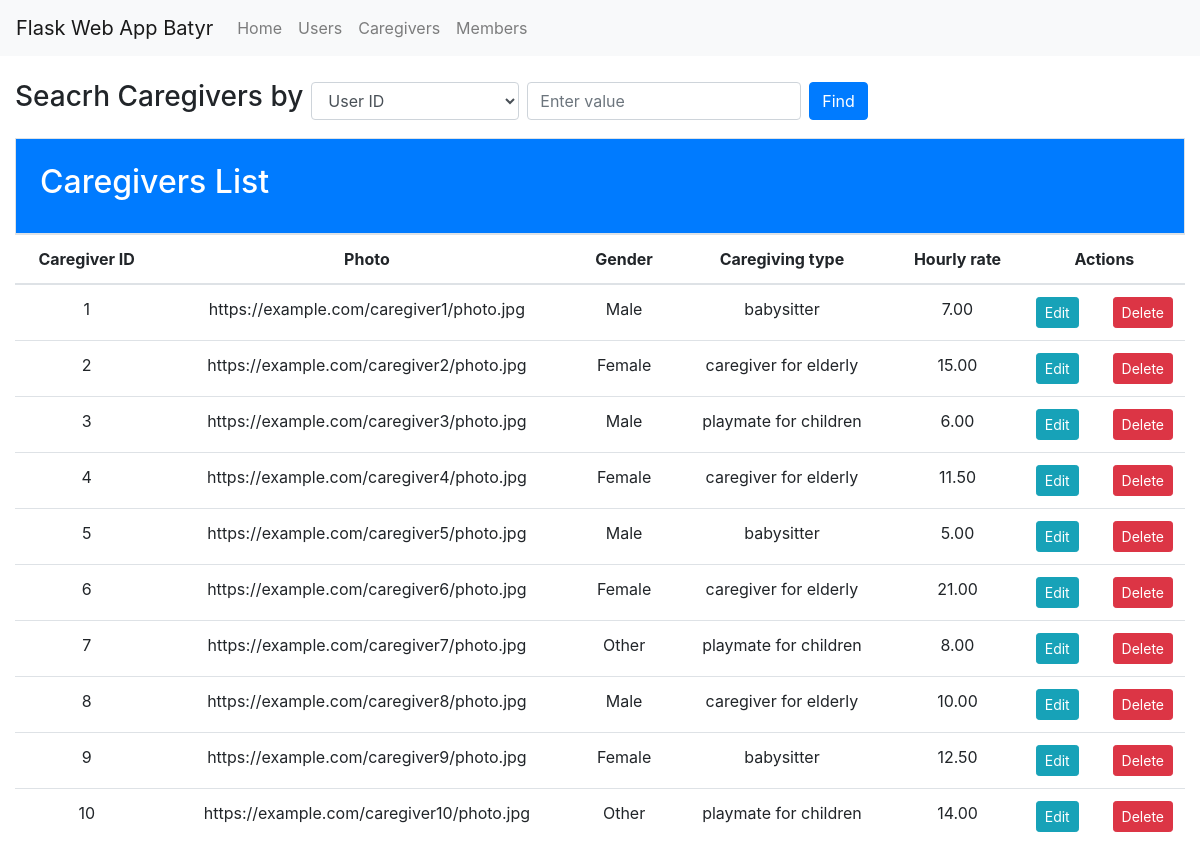
The app's page /caregivers, older data.
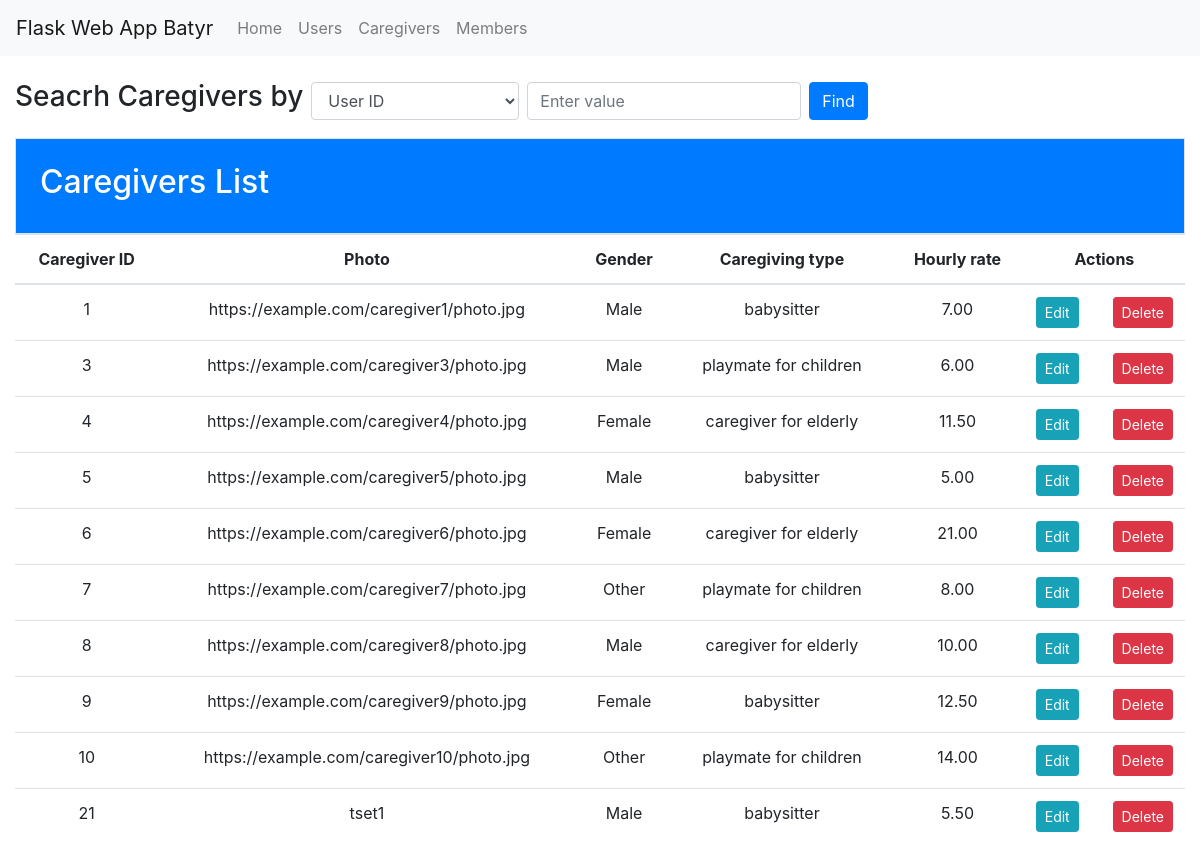
The same page, newer data.
### flaskApp/models.py (models this page shows)
class Caregiver(db.Model):
    __tablename__ = 'caregiver'
    caregiver_user_id = db.Column(db.Integer, db.ForeignKey('users.user_id', ondelete='CASCADE'), primary_key=True)
    photo = db.Column(db.String(255) , nullable=False)
    gender = db.Column(db.String(50) , nullable=False)
    caregiving_type = db.Column(db.String(50), nullable=False)
    hourly_rate = db.Column(db.DECIMAL(10, 2), nullable=False)
    user = relationship("User", back_populates="caregiver")

### flaskApp/views.py (the view)
@app.route('/caregivers')
def caregiver_list():
    caregivers = Caregiver.query.all()
    form = CaregiverForm()
    return render_template('Caregiver/caregiver.html', caregivers=caregivers, form=form)

### flaskApp/forms.py
class CaregiverForm(FlaskForm):
    photo = StringField('Photo URL', validators=[DataRequired()])
    gender = SelectField('Gender', choices=[(gender.value, gender.value) for gender in GENDER],  validators=[DataRequired()])
    caregiving_type = SelectField('Caregiving Type', choices=[(care_type.value, care_type.value) for care_type in CARE_TYPE],  validators=[DataRequired()] )
    hourly_rate = DecimalField('Hourly Rate', validators=[DataRequired()])

### flaskApp/templates/Caregiver/caregiver.html (shortened to what this page needs)
{% extends 'base.html' %} {% block title %}Caregivers Table{% endblock %} {% block
content %}
<div class="mb-3">
  <form class="form-inline" method="GET" action="/search_caregivers">
    <div class="form-group mr-2">
      <label for="attribute" ><h3>Seacrh Caregivers by</h3> </label>
    </div>
    <div class="form-group mr-2">
      <select class="form-control" name="attribute">
        <option value="caregiver_user_id">User ID</option>
      </select>
    </div>
    <div class="form-group mr-2">
      <input type="text" class="form-control" name="value" placeholder="Enter value">
    </div>
    <button type="submit" class="btn btn-primary">Find</button>
  </form>
</div>
<div class="h-200 p-4 text-white bg-primary border rounded-3">
  <h2>
    Caregivers List
  </h2>
</div>
<div class="table-responsive">
  <table class="table table-hover table-white" id="#caregiverTable">
    <thead>
      <tr class="text-center" >
        <th scope="col" >Caregiver ID</th>
        <th scope="col" style=" vertical-align: middle;">Photo</th>
        <th scope="col" >Gender</th>
        <th scope="col" style=" vertical-align: middle;">Caregiving type</th>
        <th scope="col" style=" vertical-align: middle;">Hourly rate</th>
        <th scope="col" style=" vertical-align: middle;">Actions</th>
      </tr>
    </thead>
    <tbody>
      {% for caregiver in caregivers %}
      <tr class="text-center">
        <td>{{caregiver.caregiver_user_id }}</td>
        <td>{{caregiver.photo}}</td>
        <td>{{caregiver.gender}}</td>
        <td>{{caregiver.caregiving_type}}</td>
        <td>{{caregiver.hourly_rate}}</td>
        <td>
          <div class="d-flex justify-content-between">
            <a href="/edit_caregiver/{{caregiver.caregiver_user_id}}" class="btn btn-sm btn-info mr-2"
              data-toggle="modal" data-target="#editCaregiverModal{{caregiver.caregiver_user_id}}">Edit</a>
            <a href="/delete_caregiver/{{caregiver.caregiver_user_id}}" class="btn btn-sm btn-danger"
              onclick="return confirm('Are you sure?')">Delete</a>
          </div>
        </td>
      </tr>
      {% endfor %}
    </tbody>
  </table>
</div>
{% endblock %}

Row changes from the older to the newer data that the page shows:
removed Caregiver: caregiver_user_id "2", photo "https://example.com/caregiver2/photo.jpg", gender "Female", caregiving_type "caregiver for elderly", hourly_rate "15.00"
added Caregiver: caregiver_user_id "21", photo "tset1", gender "Male", caregiving_type "babysitter", hourly_rate "5.50"
